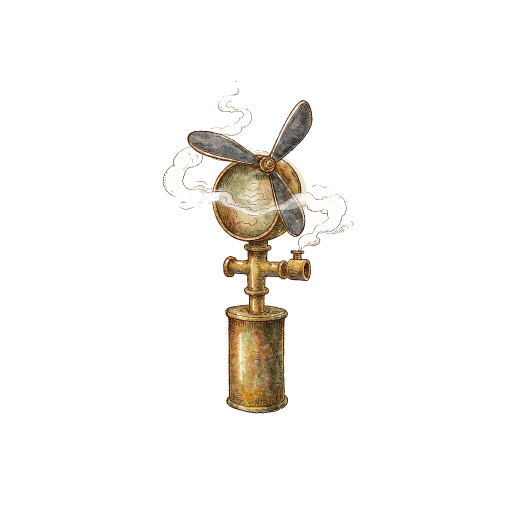
#> input picture processed/gizmos-3.png, 1024 x 1024 px, given in place of gizmos-2.png, which was not available (shown at 1/2 size)
$ python _zoom_gizmos.py
#> lines starting #> are read from the running program, lines starting #| are printed output that depends on the picture; pictures that were not available may be replaced by others from this repository, and a replacement may not be noted
# -*- coding: utf-8 -*-
import os
from PIL import Image

BASE = os.path.dirname(os.path.abspath(__file__))
for n in (2, 3):
    im = Image.open(os.path.join(BASE, f"../processed/gizmos-{n}.png")).convert("RGBA")
#> im is the input picture: PIL image 1024x1024 RGBA; mean R, G, B, A 236.8, 218.5, 192.1, 18.3
    im.thumbnail((760, 760), Image.LANCZOS)
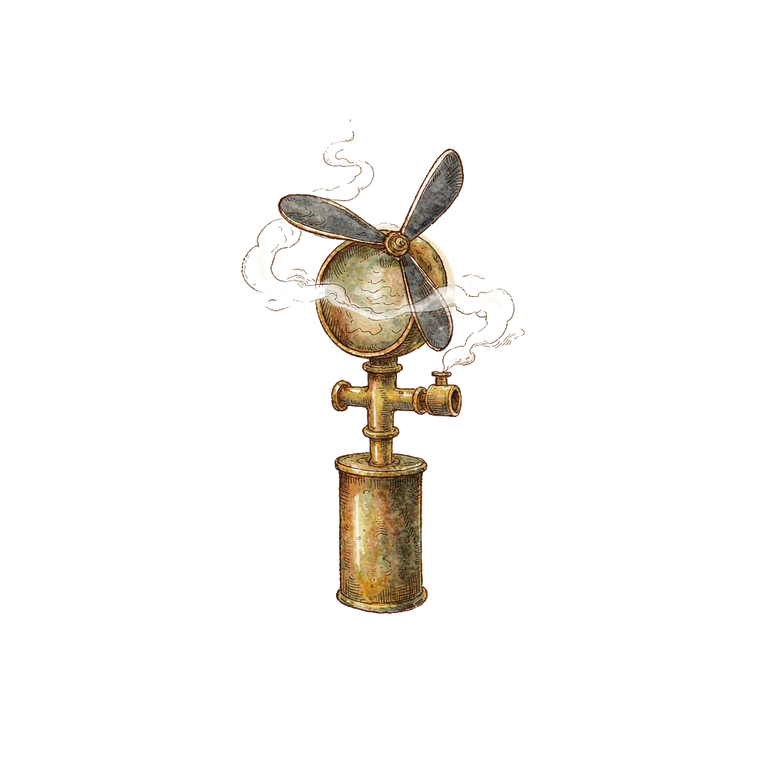
#> im: PIL image 760x760 RGBA; mean R, G, B, A 12.7, 10.7, 8, 18.3; transparent parts drawn white
    bg = Image.new("RGBA", (800, 800), (18, 26, 46, 255))
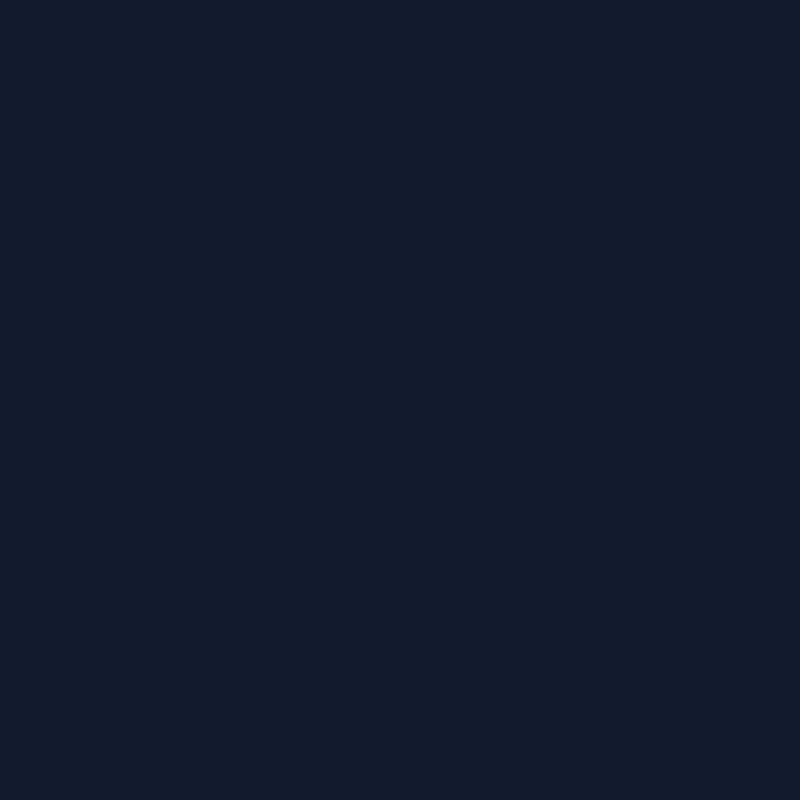
#> bg: PIL image 800x800 RGBA; mean R, G, B, A 18, 26, 46, 255
    bg.alpha_composite(im, ((800 - im.width) // 2, (800 - im.height) // 2))
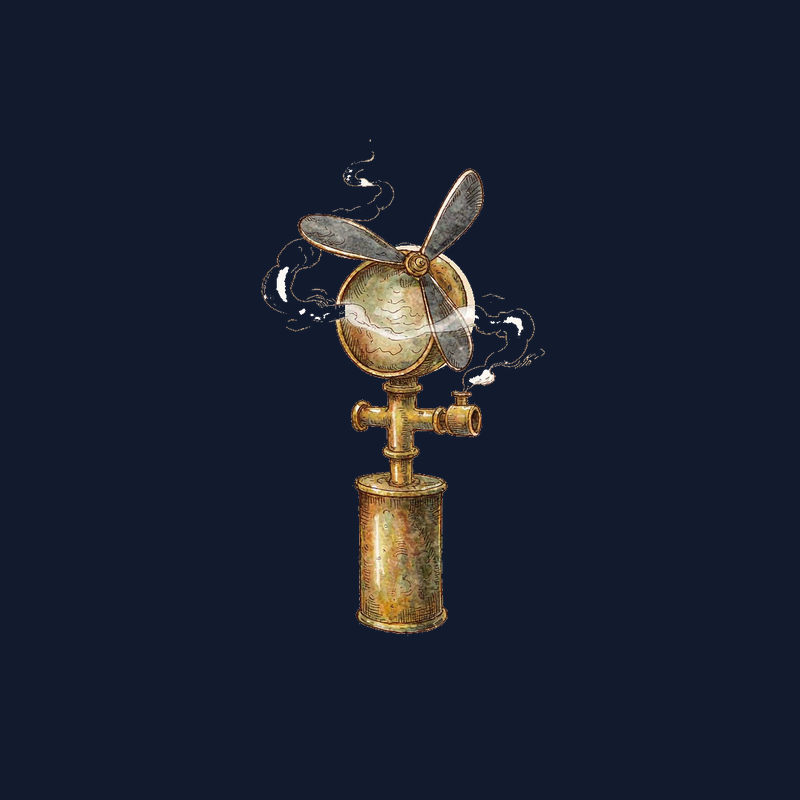
#> bg: PIL image 800x800 RGBA; mean R, G, B, A 26.6, 32.5, 49, 255
    out = os.path.join(BASE, f"../outputs/gizmos_zoom_{n}.png")
    bg.convert("RGB").save(out)
    print("saved", out)
